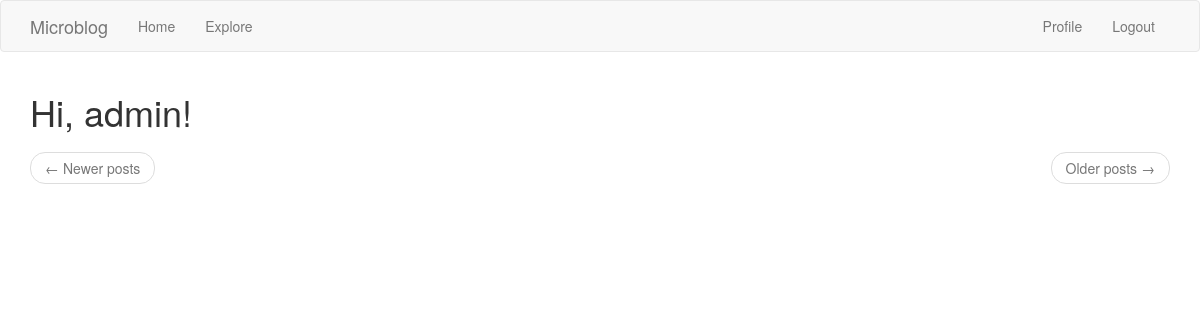
The page /explore (signed in) on the database as committed earlier.
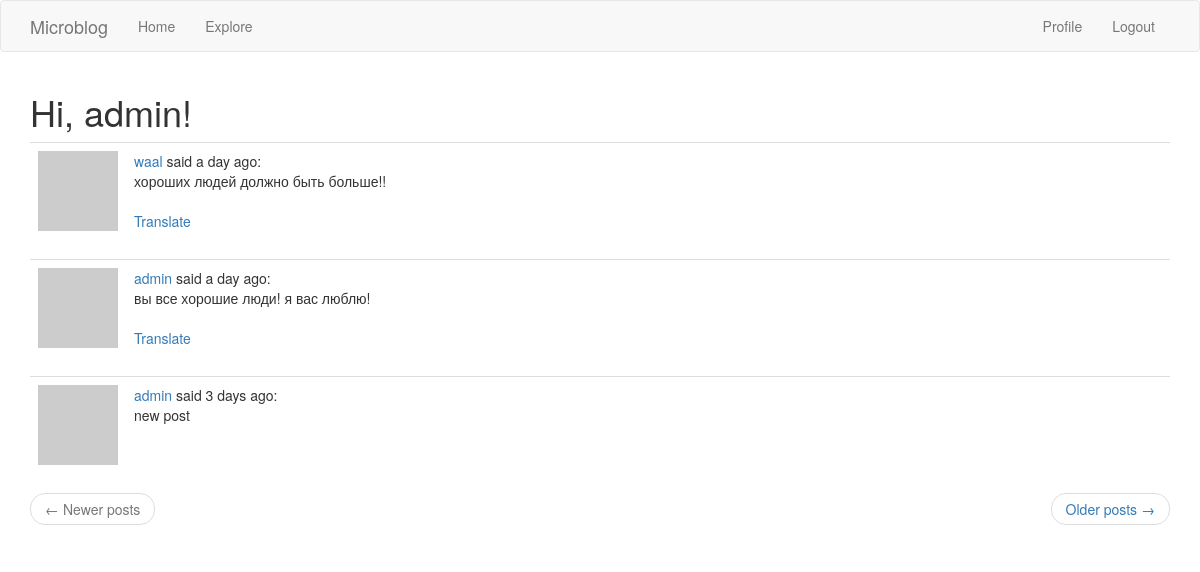
The same page on the database as committed later.
### app/models.py (models this page shows, shortened)
class Post(db.Model):
    id = db.Column(db.Integer, primary_key=True)
    body = db.Column(db.String(140))
    timestamp = db.Column(db.DateTime, index=True, default=datetime.utcnow)
    user_id = db.Column(db.Integer, db.ForeignKey('user.id'))
    language = db.Column(db.String(5))

class User(db.Model, UserMixin):
    id = db.Column(db.Integer, primary_key=True)
    username = db.Column(db.String(64), index=True, unique=True)
    email = db.Column(db.String(120), index=True, unique=True)
    password_hash = db.Column(db.String(128))
    about_me = db.Column(db.String(256))
    last_seen = db.Column(db.DateTime, default=datetime.utcnow)
    posts = db.relationship('Post', backref='author', lazy='dynamic')
    """followers.c.follower_id «c» — это атрибут таблиц SQLAlchemy,
    которые не определены как модели. Для этих таблиц столбцы таблицы
    отображаются как субатрибуты этого атрибута «c»."""
    followed = db.relationship(
        'User', secondary=followers,
        primaryjoin=(followers.c.follower_id == id),
        secondaryjoin=(followers.c.followed_id == id),
        backref=db.backref('followers', lazy='dynamic'), lazy='dynamic')
    """ рассмотрим все аргументы вызова db.relationship() один за другим:

'User' — это правая сторона связи (левая сторона — это родительский класс).
Поскольку это самореферентное отношение, я должен использовать тот же класс
 с обеих сторон.

secondary кофигурирует таблицу ассоциаций, которая используется для этой
связи, которую я определил прямо над этим классом.

primaryjoin указывает условие, которое связывает объект левой стороны
(follower user) с таблицей ассоциаций. Условием объединения для левой
стороны связи является идентификатор пользователя, соответствующий полю
follower_id таблицы ассоциаций. Выражение followers.c.follower_id ссылается
на столбец follower_id таблицы ассоциаций.

secondaryjoin определяет условие, которое связывает объект правой стороны
 (followed user) с таблицей ассоциаций. Это условие похоже на primaryjoin,
  с той лишь разницей, что теперь я использую followed_id, который является
  другим внешним ключом в таблице ассоциаций.

backref определяет, как эта связь будет доступна из правой части объекта.
С левой стороны отношения пользователи называются followed, поэтому с
правой стороны я буду использовать имя followers, чтобы представить
всех пользователей левой стороны, которые связаны с целевым пользователем
в правой части. Дополнительный lazy аргумент указывает режим выполнения
этого запроса. Режим dynamic настройки запроса не позволяет запускаться
до тех пор, пока не будет выполнен конкретный запрос, что также связано
с тем, как установлено отношения «один ко многим».

-lazy похож на параметр с тем же именем в backref, но этот относится
к левой, а не к правой стороне.
"""
    def avatar(self, size=80):
        digest = md5(self.email.lower().encode('utf-8')).hexdigest()
        return 'https://www.gravatar.com/avatar/{}?d=identicon&s={}'.format(
            digest, size)

### app/route.py (the view)
@app.route('/explore')
@login_required
def explore():
    page = request.args.get('page', default=1, type=int)
    posts = Post.query.order_by(Post.timestamp.desc()).paginate(
        page, app.config['POSTS_PER_PAGE'], False)
    next_url = url_for('explore', page=posts.next_num) \
        if posts.has_next else None
    prev_url = url_for('explore', page=posts.prev_num) \
        if posts.has_prev else None
    return render_template('index.html', title='Explore',
                           posts=posts.items,
                           next_url=next_url, prev_url=prev_url)

### app/models.py (called while the page is built)
@login.user_loader
def load_user(id):
    return User.query.get(int(id))

### app/route.py (called while the page is built)
@app.before_request
def before_request():
    if current_user.is_authenticated:
        current_user.last_seen = datetime.utcnow()
        db.session.commit()

### app/templates/index.html (shortened to what this page needs)
{% extends "base.html" %}
{% import 'bootstrap/wtf.html' as wtf %}
{% block app_content %}
    <h1>Hi, {{ current_user.username }}!</h1>
    {% for post in posts %}
        {% include '_post.html' %}
    {% endfor %}
    <nav aria-label="...">
        <ul class="pager">
            <li class="previous{% if not prev_url %} disabled{% endif %}">
                <a href="{{ prev_url or '#' }}">
                    <span aria-hidden="true">&larr;</span> Newer posts
                </a>
            </li>
            <li class="next{% if not next_url %} disabled{% endif %}">
                <a href="{{ next_url or '#' }}">
                    Older posts <span aria-hidden="true">&rarr;</span>
                </a>
            </li>
        </ul>
    </nav>
{% endblock %}

### app/templates/_post.html
    <table class="table table-hover">
        <tr>
            <td width="70px">
                <a href="{{ url_for('user', username=post.author.username) }}">
                    <img src="{{ post.author.avatar(70) }}" />
                </a>
            </td>
            <td>
                <a href="{{ url_for('user', username=post.author.username) }}">
                    {{ post.author.username }} </a>
                said {{ moment(post.timestamp).fromNow() }}:
                <br>
                {{ post.body }}
                {% if post.language and post.language != g.locale %}
                    <br><br>
                    <a href="#">{{ _('Translate') }}</a>
                {% endif %}
            </td>
        </tr>
    </table>

Rows that differ between the two databases and show on the page:
added Post: author.username "waal", timestamp "a day ago", body "хороших людей должно быть больше!!"
added Post: author.username "admin", timestamp "a day ago", body "вы все хорошие люди! я вас люблю!"
added Post: author.username "admin", timestamp "3 days ago", body "new post"
